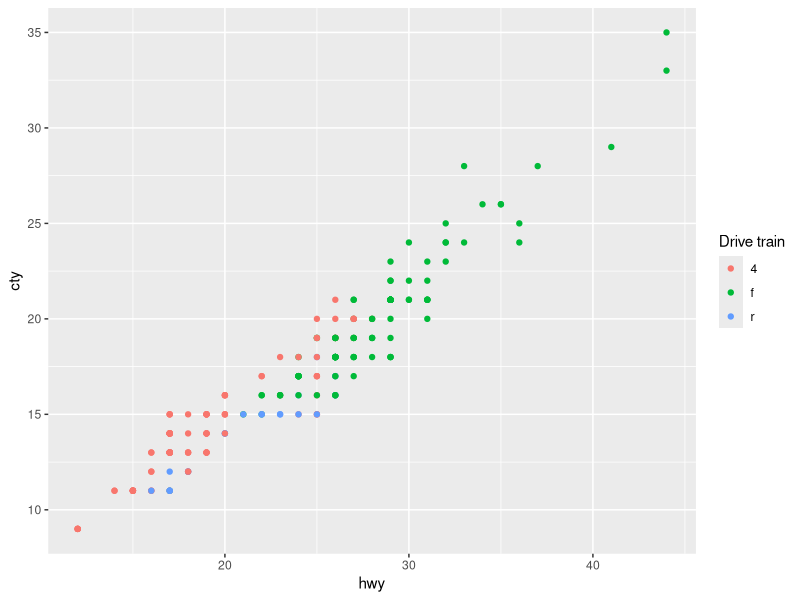
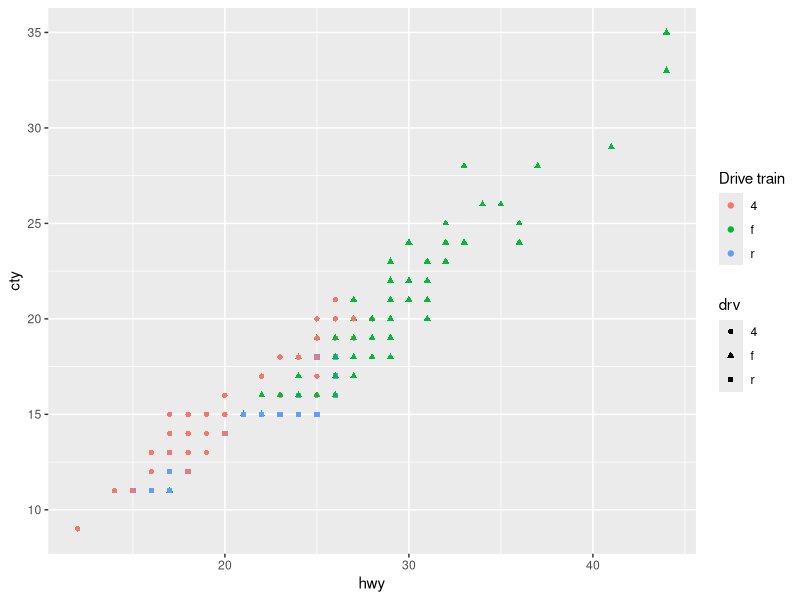
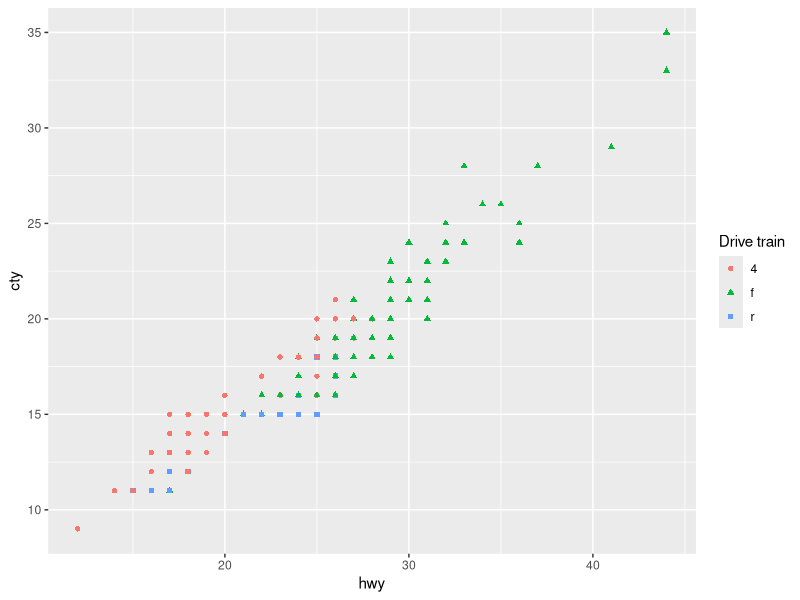
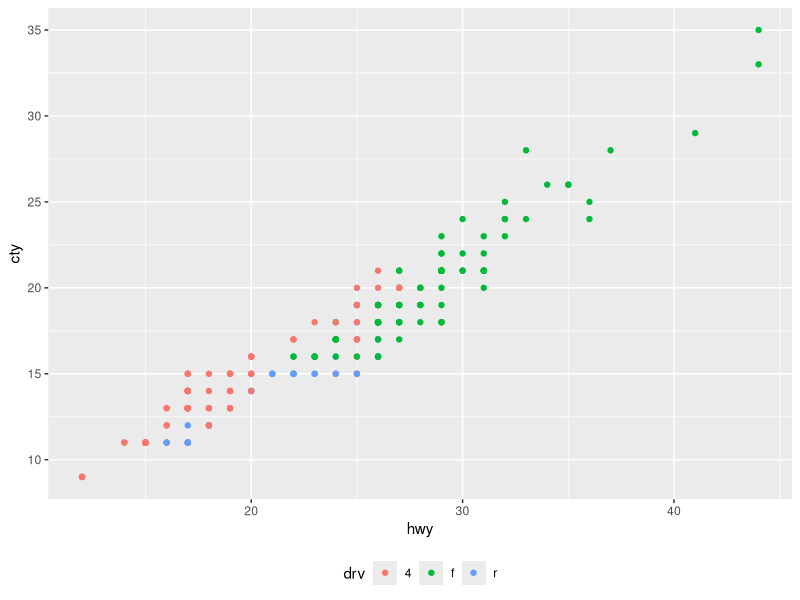
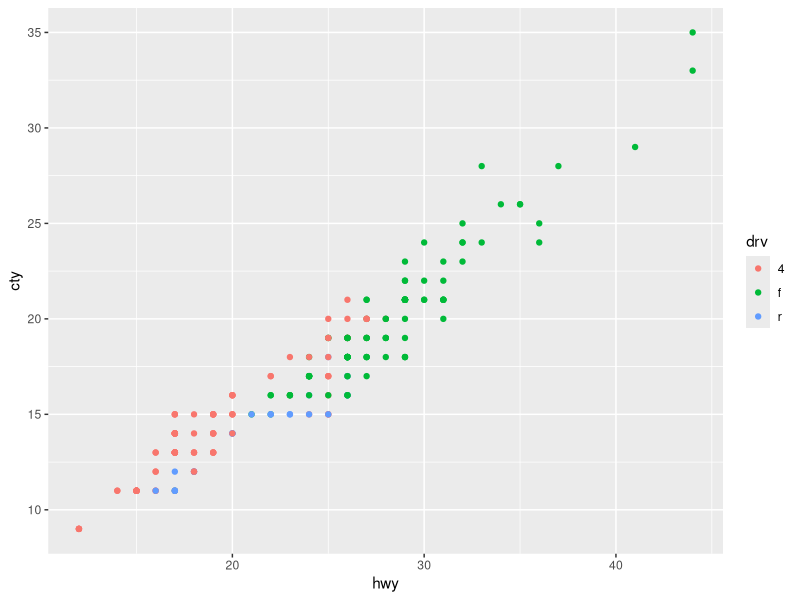
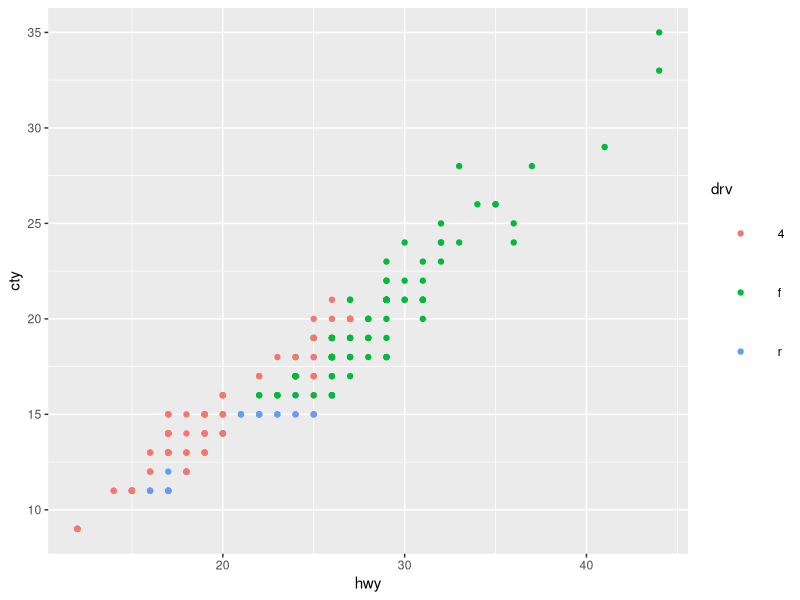
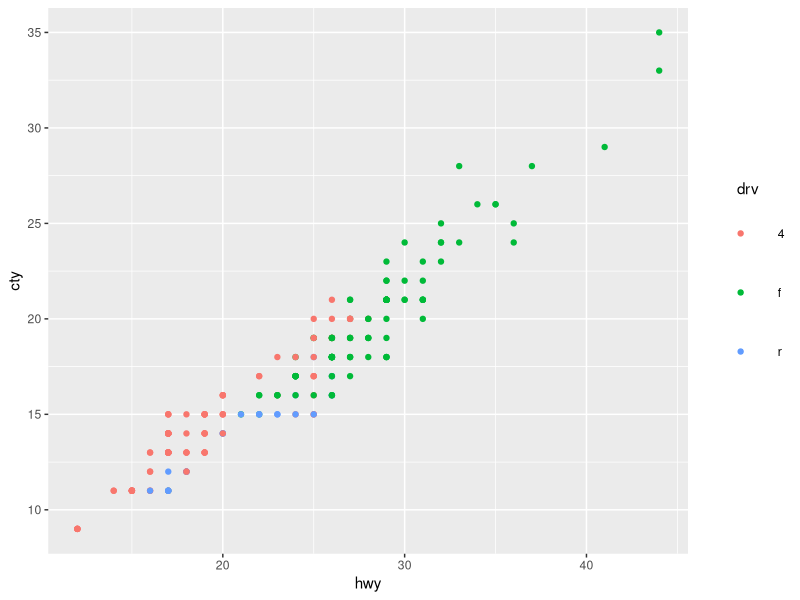
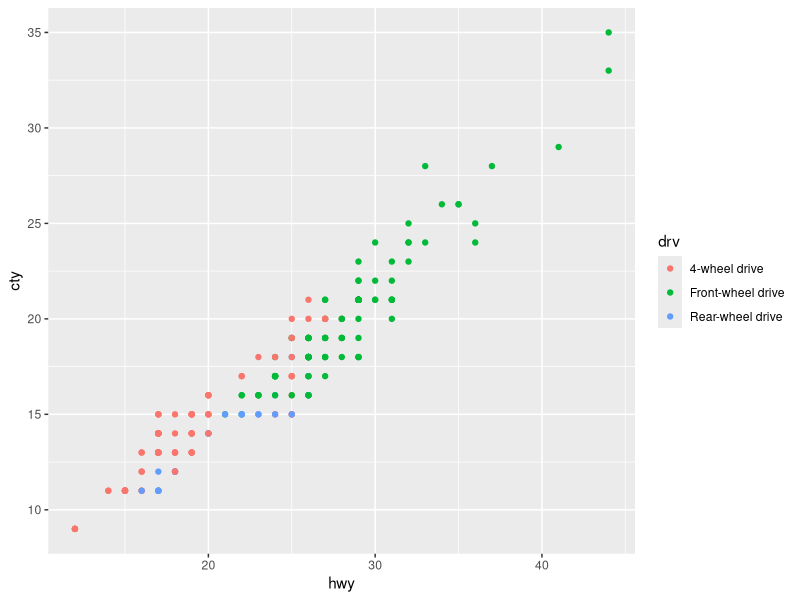

Here is the R script that generated these plots, in order:
## ---- chunk 1
library(ggplot2)
library(tibble)
knitr::opts_chunk$set(
  fig.dpi = 300, 
  collapse = TRUE, 
  comment = "#>",
  fig.asp = 0.618,
  fig.width = 6,
  out.width = "80%"
  )
## ---- chunk 2
#| fig.alt: "A scatter plot showing the highway miles per gallon on the x-axis
#|  and city miles per gallon on the y-axis. The points are coloured by three
#|  types of drive train, which is displayed in a legend with the title 'Drive
#|  train'."
ggplot(mpg, aes(x = hwy, y = cty, color = drv)) +
  geom_point() +
  labs(color = "Drive train")
## ---- chunk 3
#| fig.alt: c(
#| "A scatter plot showing the highway miles per gallon on the x-axis
#|  and city miles per gallon on the y-axis. The point shapes and colours 
#|  indicate three types of drive train. The shapes and colours are displayed in
#|  separate legends titled 'drv' and 'Drive train' respectively.",
#| "A scatter plot showing the highway miles per gallon on the x-axis
#|  and city miles per gallon on the y-axis. The point shapes and colours 
#|  indicate three types of drive train. The shapes and colours are displayed in
#|  a single legend titled 'Drive train'."
#| )
# not this
ggplot(mpg, aes(x = hwy, y = cty, color = drv, shape = drv)) +
  geom_point() +
  labs(color = "Drive train")

# but this
ggplot(mpg, aes(x = hwy, y = cty, color = drv, shape = drv)) +
  geom_point() +
  labs(color = "Drive train", shape = "Drive train")
## ---- chunk 4
#| fig.alt: "A scatter plot showing the highway miles per gallon on the x-axis
#|  and city miles per gallon on the y-axis. The points are coloured by three
#|  types of drive train, which is displayed in a legend at the bottom of the 
#|  plot in a horizontal orientation. Legend elements are spaced widely apart."
ggplot(mpg, aes(x = hwy, y = cty, color = drv)) +
  geom_point() +
  theme(
    legend.position = "bottom", 
    legend.spacing.x = unit(1.0, "cm")
    )
## ---- chunk 5
#| fig.alt: "A scatter plot showing the highway miles per gallon on the x-axis
#|  and city miles per gallon on the y-axis. The points are coloured by three
#|  types of drive train, which is displayed in a legend at the right of the 
#|  plot. In the legend, there is a large space between the title and keys."
ggplot(mpg, aes(x = hwy, y = cty, color = drv)) +
  geom_point() +
  theme(legend.spacing.y = unit(3.0, "cm"))
## ---- chunk 6
#| fig.alt: "A scatter plot showing the highway miles per gallon on the x-axis
#|  and city miles per gallon on the y-axis. The points are coloured by three
#|  types of drive train, which is displayed in a legend at the right of the 
#|  plot. In the legend, elements are placed widely apart and the title is
#|  to the left of the keys."
ggplot(mpg, aes(x = hwy, y = cty, color = drv)) +
  geom_point() +
  theme(
    legend.key.size = unit(1.5, "cm"),
    legend.key = element_rect(color = NA, fill = NA)
    )
## ---- chunk 7
#| fig.alt: "A scatter plot showing the highway miles per gallon on the x-axis
#|  and city miles per gallon on the y-axis. The points are coloured by three
#|  types of drive train, which is displayed in a legend at the right of the 
#|  plot. In the legend, elements are placed widely apart and the title is
#|  aligned with the keys."
ggplot(mpg, aes(x = hwy, y = cty, color = drv)) +
  geom_point() +
  theme(
    legend.key.size = unit(1.5, "cm"),
    legend.key = element_rect(color = NA, fill = NA),
    legend.title = element_text(hjust = 0.5)
  )
## ---- chunk 8
#| fig.alt: "A scatter plot showing the highway miles per gallon on the x-axis
#|  and city miles per gallon on the y-axis. The points are coloured by three
#|  types of drive train, which is displayed in a legend at the right of the 
#|  plot. The legend items are name '4-wheel drive', 'Front-wheel drive' and
#|  'Rear-wheel drive' from top to bottom."
ggplot(mpg, aes(x = hwy, y = cty, color = drv)) +
  geom_point() +
  scale_color_discrete(
    labels = c("4" = "4-wheel drive", 
               "f" = "Front-wheel drive", 
               "r" = "Rear-wheel drive")
    )
## ---- chunk 9
#| fig.alt: "A scatter plot showing the highway miles per gallon on the x-axis
#|  and city miles per gallon on the y-axis. The points are coloured by seven 
#|  types of cars, which is displayed in the legend on the right of the plot.
#|  The labels in the legend have a larger font size than the title."
ggplot(mpg, aes(x = hwy, y = cty, color = class)) +
  geom_point() +
  theme(
    legend.text = element_text(size = 14),
    legend.title = element_text(size = 10)
  )
## ---- chunk 10
#| fig.alt: "A scatter plot showing the highway miles per gallon on the x-axis
#|  and city miles per gallon on the y-axis. The points are coloured by seven 
#|  types of cars, which is displayed in the legend on the right of the plot.
#|  The labels in the legends have a large, red font. The title has a smaller,
#|  black font and is in bold and italic."
ggplot(mpg, aes(x = hwy, y = cty, color = class)) +
  geom_point() +
  theme(
    legend.text = element_text(size = 14, color = "red"),
    legend.title = element_text(size = 10, face = "bold.italic")
  )
## ---- chunk 11
#| fig.alt: "A scatter plot showing the highway miles per gallon on the x-axis
#|  and city miles per gallon on the y-axis. The panel background of the plot
#|  is light blue and is outlined in red with a thick stroke."
ggplot(mpg, aes(x = hwy, y = cty)) +
  geom_point() +
  theme(panel.background = element_rect(fill = "lightblue", colour = "red", linewidth = 3))
## ---- chunk 12
#| fig.alt: "A scatter plot showing the highway miles per gallon on the x-axis
#|  and city miles per gallon on the y-axis. The plot background is light blue 
#|  and is outlined in red with a thick stroke. The panel background remains 
#|  grey."
ggplot(mpg, aes(x = hwy, y = cty)) +
  geom_point() +
  theme(plot.background = element_rect(fill = "lightblue", colour = "red", linewidth = 3))
## ---- chunk 13
#| fig.alt: "A scatter plot showing the highway miles per gallon on the x-axis
#|  and city miles per gallon on the y-axis. There is no visible panel 
#|  background and grid lines are in light grey."
ggplot(mpg, aes(x = hwy, y = cty)) +
  geom_point() +
  theme_minimal()
## ---- chunk 14
#| fig.alt: "A scatter plot showing the highway miles per gallon on the x-axis
#|  and city miles per gallon on the y-axis. There is no visible panel 
#|  background and grid lines are in light grey. The plot as a whole is outlined
#|  by a thick red line."
ggplot(mpg, aes(x = hwy, y = cty)) +
  geom_point() +
  theme_minimal() +
  theme(plot.background = element_rect(colour = "red", linewidth = 3))
## ---- chunk 15
df <- tibble::tribble(
  ~group, ~outcome,
  1,      "yes",
  1,      "no",
  2,      "yes",
  2,      "no",
  2,      "no",
  2,      NA 
)
## ---- chunk 16
#| fig.alt: "A stacked bar chart showing two groups on the x-axis and counts
#|  on the y-axis. Within a stacked bar, two different outcomes and 'NA's are 
#|  distinguished by fill colour."
ggplot(df, aes(x = group, fill = outcome)) +
  geom_bar()
## ---- chunk 17
#| fig.alt: "A stacked bar chart showing two groups on the x-axis and counts
#|  on the y-axis. Within a stacked bar, two different outcomes and 'NA's are 
#|  distinguished by fill colour. The 'NA' fill colour is purple."
ggplot(df, aes(x = group, fill = outcome)) +
  geom_bar() +
  scale_fill_discrete(na.value = "purple")
## ---- chunk 18
#| fig.alt: "A stacked bar chart showing two groups on the x-axis and counts
#|  on the y-axis. Within a stacked bar, two different outcomes and 'NA's are 
#|  distinguished by fill colour. The 'NA' fill colour is transparent, giving
#|  the appearance that one of the stacked bars is floating."
ggplot(df, aes(x = group, fill = outcome)) +
  geom_bar() +
  scale_fill_discrete(na.value = "transparent") +
  theme_minimal()
## ---- chunk 19
#| fig.alt: "A scatter plot showing the highway miles per gallon on the x-axis
#|  and city miles per gallon on the y-axis. The points are coloured by seven
#|  types of car. All text sizes in the axes and legend are large."
ggplot(mpg, aes(x = hwy, y = cty, color = class)) +
  geom_point() +
  theme_gray(base_size = 18)
## ---- chunk 20
#| fig.alt: "A scatter plot showing the highway miles per gallon on the x-axis
#|  and city miles per gallon on the y-axis. The plot has a large title 
#|  displaying 'This is the plot title' and a less large subtitle displaying 
#|  'And this is the subtitle' at the top of the plot."
ggplot(mpg, aes(x = hwy, y = cty)) +
  geom_point() +
  labs(
    title = "This is the plot title",
    subtitle = "And this is the subtitle"
  ) +
  theme(
    plot.title = element_text(size = 20),
    plot.subtitle = element_text(size = 15)
  )
## ---- chunk 21
#| fig.alt: "A scatter plot showing the highway miles per gallon on the x-axis
#|  and city miles per gallon on the y-axis. The plot has a large red title 
#|  displaying 'This is the plot title' and a less large subtitle in bold and 
#|  italic displaying 'And this is the subtitle' at the top of the plot."
ggplot(mpg, aes(x = hwy, y = cty)) +
  geom_point() +
  labs(
    title = "This is the plot title",
    subtitle = "And this is the subtitle"
  ) +
  theme(
    plot.title = element_text(size = 20, color = "red"),
    plot.subtitle = element_text(size = 15, face = "bold.italic")
  )
## ---- chunk 22
#| fig.alt: "A scatter plot showing the highway miles per gallon on the x-axis
#|  and city miles per gallon on the y-axis. The x-axis title displays 
#|  'This is HUGE' in a large font size, and the y-axis title displays 
#|  'This is small' in a smaller font size."
ggplot(mpg, aes(x = hwy, y = cty)) +
  geom_point() +
  labs(
    x = "This is HUGE",
    y = "This is small"
  ) +
  theme(
    axis.title.x = element_text(size = 20),
    axis.title.y = element_text(size = 10)
  )
## ---- chunk 23
#| fig.alt: "A scatter plot showing the highway miles per gallon on the x-axis
#|  and city miles per gallon on the y-axis. The x-axis title displays 
#|  'This is HUGE' in a large, red font, and the y-axis title displays 
#|  'This is tiny' in a smaller, bold and italic font."
ggplot(mpg, aes(x = hwy, y = cty)) +
  geom_point() +
  labs(
    x = "This is HUGE",
    y = "This is tiny"
  ) +
  theme(
    axis.title.x = element_text(size = 20, color = "red"),
    axis.title.y = element_text(size = 10, face = "bold.italic")
  )
## ---- chunk 24
#| fig.alt: "A scatter plot showing the highway miles per gallon on the x-axis
#|  and city miles per gallon on the y-axis. Both the x and the y axis titles
#|  display 'The axis labels are the same size' in a large font. Both axis 
#|  labels are displayed in a larger, blue font."
ggplot(mpg, aes(x = hwy, y = cty)) +
  geom_point() +
  labs(
    x = "The axis labels are the same size",
    y = "The axis labels are the same size"
  ) +
  theme(
    axis.title = element_text(size = 16),
    axis.text = element_text(size = 20, color = "blue")
  )
## ---- chunk 25
GeomLabel$default_aes$size
## ---- chunk 26
#| fig.alt: "A plot showing text at diagonal positions with the labels 'two', 
#| 'three' and 'four'."
df <- tibble::tribble(
  ~x, ~y, ~name,
  2,  2,  "two",
  3,  3,  "three",
  4,  4,  "four"
)

ggplot(df, aes(x = x, y = y, label = name)) +
  geom_text()
## ---- chunk 27
#| fig.alt: "A plot showing larger text at diagonal positions with the labels 
#| 'two', 'three' and 'four'."
ggplot(df, aes(x = x, y = y, label = name)) +
  geom_text(size = 6)
## ---- chunk 28
#| fig.alt: "A plot showing text at diagonal positions with the labels 'two',
#|  'three' and 'four' that increase in size from left to right."
ggplot(df, aes(x = x, y = y, label = name)) +
  geom_text(aes(size = x)) +
  scale_size_identity()
